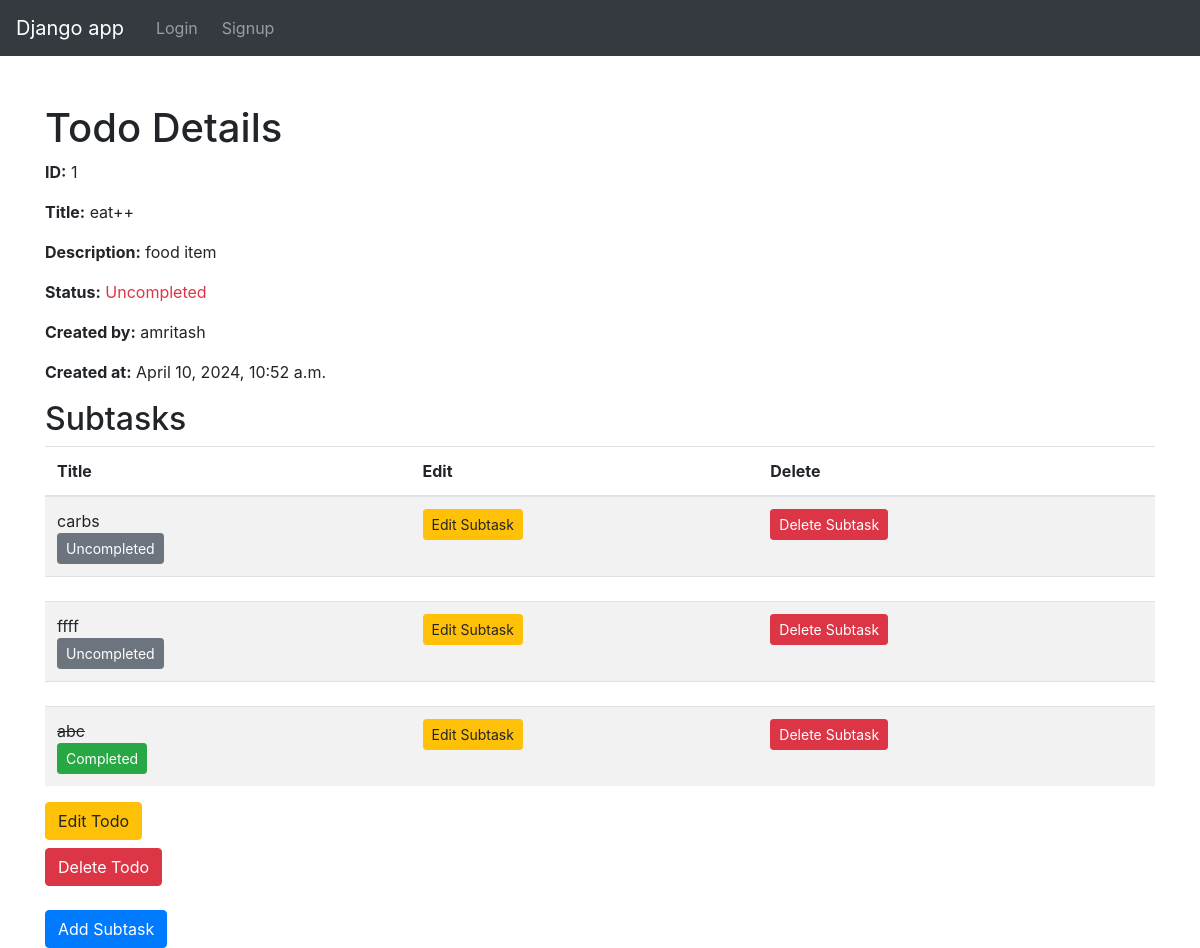
The page /todo_detail/1/ on the database its author committed.
### myapp/models.py (models this page shows, shortened)
class Todo(models.Model):
    title = models.CharField(max_length=200)
    description = models.TextField()
    completed = models.BooleanField(default=False)
    created_at = models.DateTimeField(auto_now_add=True)
    created_by = models.ForeignKey(User, on_delete=models.CASCADE)

class SubTask(models.Model):
    todo = models.ForeignKey(Todo, on_delete=models.CASCADE, related_name='subtasks')
    title = models.CharField(max_length=200)
    completed = models.BooleanField(default=False)

### myapp/views.py (the view)
# urls.py: path('todo_detail/<int:todo_id>/', views.todo_detail, name='todo_detail'),
def todo_detail(request, todo_id):
    todo = get_object_or_404(Todo, pk=todo_id)
    subtasks = todo.subtasks.all()
    context = {'todo': todo, 'subtasks': subtasks}
    return render(request, 'todo_detail.html', context)

### templates/todo_detail.html (shortened to what this page needs)
<!DOCTYPE html>
{% extends 'navbar.html' %}  {% block content %}
<div class="container mt-5">
  <div class="row">
    <div class="col-md-12">
      <h1>Todo Details </h1>
      <p><strong>ID:</strong> {{ todo.id }}</p>
      <p><strong>Title:</strong> {{ todo.title }}</p>
      <p><strong>Description:</strong> {{ todo.description }}</p>
      <p><strong>Status:</strong>
        {% if todo.completed %}
          <span class="text-success">Completed</span>
        {% else %}
          <span class="text-danger">Uncompleted</span>
        {% endif %}
      </p>
      <p><strong>Created by:</strong> {{ todo.created_by.username }}</p>
      <p><strong>Created at:</strong> {{ todo.created_at }}</p>
      <h2>Subtasks</h2>
      <table class="table table-striped">
        <thead>
          <tr>
            <th>Title</th>
            <th>Edit</th>
            <th>Delete</th>
          </tr>
        </thead>
        <tbody>
          {% for subtask in subtasks %}
          <tr>
            <td>
              <span class="subtask-title {% if subtask.completed %}completed{% endif %}">{{ subtask.title }}</span>
              <form method="post" action="{% url "update_subtask" subtask.id %}">
                <button type="submit" class="btn btn-sm {% if subtask.completed %}btn-success{% else %}btn-secondary{% endif %} ">
                  {% if subtask.completed %}Completed{% else %}Uncompleted{% endif %}
                </button>
              </form>
            </td>
            <td>
              <a href="{% url 'edit_subtask' subtask.id %}" class="btn btn-sm btn-warning">Edit Subtask</a>
            </td>
            <td>
              <form method="post" action="{% url 'delete_subtask' subtask.id %}">
                <button type="submit" class="btn btn-sm btn-danger">Delete Subtask</button>
              </form>
            </td>
          </tr>
          <tr class="horizontal-line {% if subtask.completed %}d-none{% endif %}">
            <td colspan="4"></td> </tr>
          {% endfor %}
        </tbody>
      </table>
      <a href="{% url 'edit_todo' todo.id %}" class="btn btn-warning mb-2">Edit Todo</a>
      <form method="post" action="{% url 'delete_todo' todo.id %}">
        <button type="submit" class="btn btn-danger">Delete Todo</button>
      </form>
      <br>
      <a href="{% url "add_subtask" todo.id %}" class="btn btn-primary">Add Subtask</a>
    </div>
  </div>
</div>
{% endblock %}

### templates/todo_detail.html (style rules this page uses)
.subtask-title { display: inline-block; }
.subtask-title.completed { text-decoration: line-through; }

### rows shown on the page
Todo: id "1", title "eat++", description "food item", created_by.username "amritash", created_at "April 10, 2024, 10:52 a.m."
SubTask: title "carbs", completed "Uncompleted"
SubTask: title "ffff", completed "Uncompleted"
SubTask: title "abc", completed "Completed"
